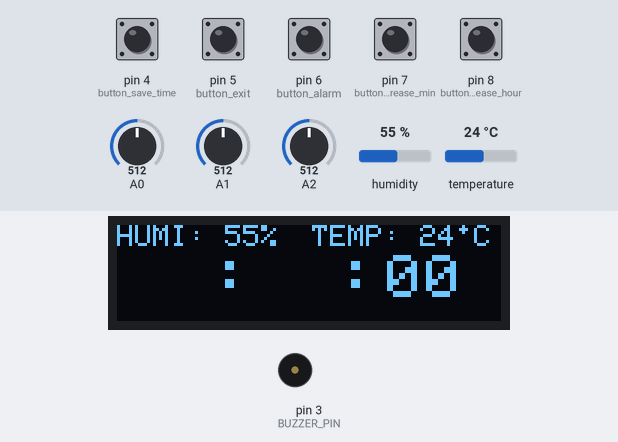
This sketch was run on a simulated Arduino Uno, built with avr-gcc and run on an emulated ATmega328P. On the bench: 128×32 one-colour display, buzzer (waves = sounding). The test bench sets the inputs (shaded band); at power-on: pin 4 (button_save_time), pin 5 (button_exit), pin 6 (button_alarm), pin 7 (button_increase_min), pin 8 (button_increase_hour) LOW, temperature 24 °C, humidity 55 %, A0 = 512, A1 = 512, A2 = 512.

Above: at 1.29 s.
1.3 s: pin 6 (button_alarm) pulled HIGH for 0.25 s
At 2.17 s:
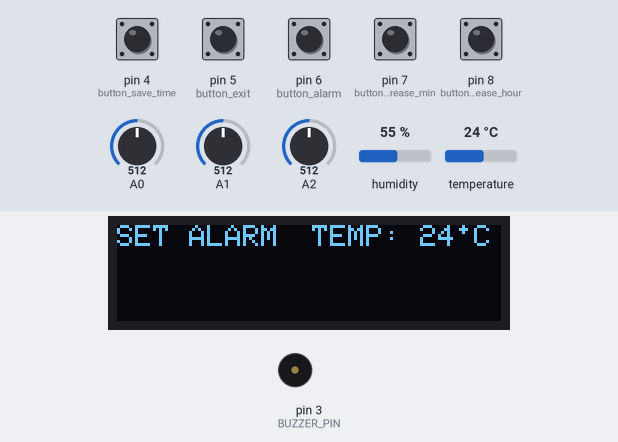
3.1 s: temperature set to 12 °C
At 4.8 s:
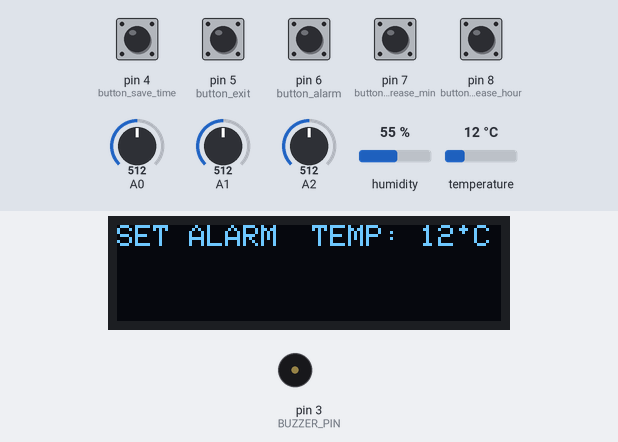
6.3 s: pin 6 (button_alarm) pulled HIGH for 1 s
At 6.88 s:
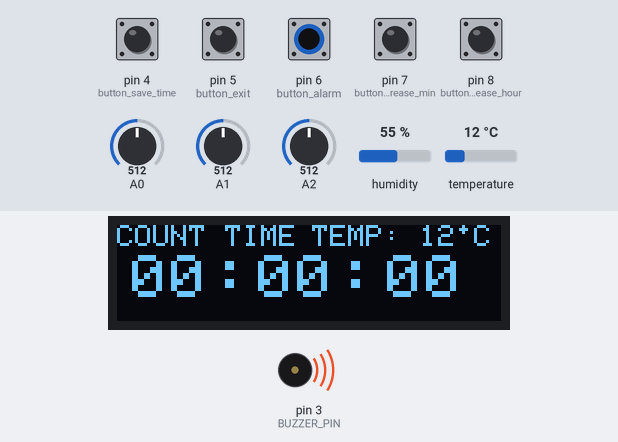
8.9 s: pin 5 (button_exit) pulled HIGH for 0.25 s
At 8.97 s:
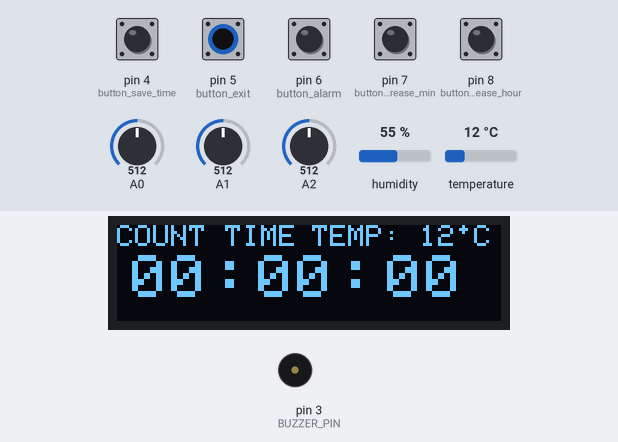
11.4 s: humidity set to 22 %
At 13.7 s:
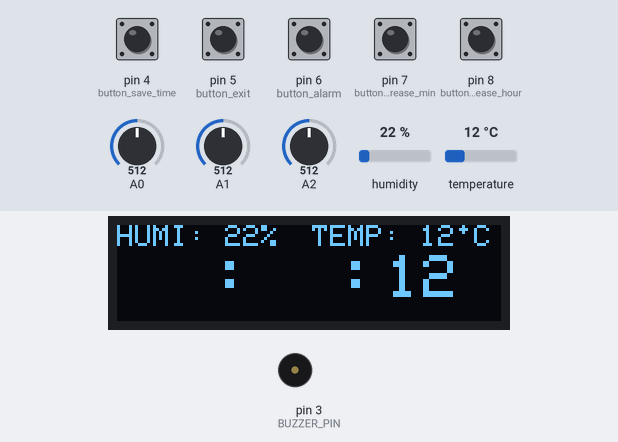
14.6 s: humidity set to 40 %
At 16.1 s:
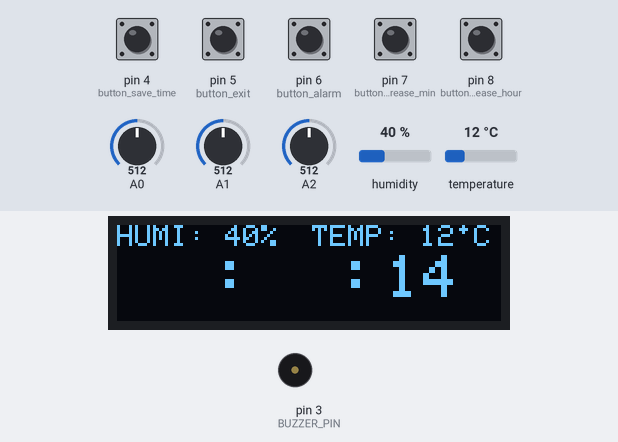
Timing chart, 0 to 17.6 s (numbered marks = the images above; inputs shaded):
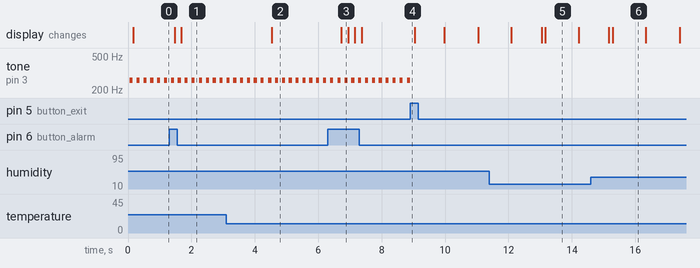

Measured:
- after the input at 1.3 s, the display: first differs from a run without the input after 0.39 s (image 1)
- after the input at 3.1 s, the display: changes after 1.4 s (image 2)
- after the input at 6.3 s, the display: changes after 0.43 s (image 3)
- after the input at 8.9 s, tone on pin 3 (BUZZER_PIN): goes on until 8.9 s, then stays silent
- by itself, tone on pin 3 (BUZZER_PIN): alternates 261 Hz for 0.10 s and silent for 0.12 s
- what the display in image 5 shows lasts 1.0 s, from 13.2 s to 14.2 s

The sketch:

LAB7_2.ino
```cpp
#include "DHT.h"
#include <SPI.h>
#include <Wire.h>
#include <Adafruit_GFX.h>
#include <Adafruit_SSD1306.h>
#include <EEPROM.h>

#define DHT_TYPE DHT11
#define SCREEN_WIDTH 128 // OLED display width, in pixels
#define SCREEN_HEIGHT 32 // OLED display height, in pixels

#define OLED_RESET     -1 // Reset pin # (or -1 if sharing Arduino reset pin)
#define SCREEN_ADDRESS 0x3C ///< See datasheet for Address; 0x3D for 128x64, 0x3C for 128x32
Adafruit_SSD1306 OLED(SCREEN_WIDTH, SCREEN_HEIGHT, &Wire, OLED_RESET);
#define BUZZER_PIN 3
#define TEXT_SIZE 2
#define DHT_PIN 9
DHT dht(DHT_PIN, DHT_TYPE);

#define HOUR_ADDRESS 0
#define MINUTE_ADDRESS 1
#define HOUR_ALARM_ADDRESS 2
#define MINUTE_ALARM_ADDRESS 3
#define PRESS 1
#define OFF 0
#define ON 1
#define ACTIVATE 1
#define NO_ACTIVATE 0
#define GO_TO_COUNT_TIME 2
#define PAUSE 0
#define PLAY 1

int button_increase_hour = 8;
int button_increase_min = 7;
int button_alarm = 6;
int button_exit = 5;
int button_save_time = 4;
int timer_start_hour = 0;
int timer_start_minute = 0;
int timer_start_second = 0;
int timer_alarm_hour = 0;
int timer_alarm_minute = 0;
int timer_count_hour = 0;
int timer_count_minute = 0;
int timer_count_second = 0;
int alarm_activate = 0;
int off_alarm = 0;
int play_count_time = 0;
int x;
int y;
int z;

long bounce_time_delay = 150;
unsigned long last_button_increase_hour = 0;
unsigned long last_button_increase_min = 0;
unsigned long last_button_alarm = 0;
unsigned long last_button_exit = 0;
unsigned long last_button_increase_hour_alarm = 0;
unsigned long last_button_increase_min_alarm = 0;
unsigned long last_button_save_time = 0;
unsigned long last_time = 0;
unsigned long last_count_time = 0;

void setup() {
  Serial.begin(9600);
  OLED.begin(SSD1306_SWITCHCAPVCC, 0x3C);
  dht.begin();
  pinMode(button_increase_hour, INPUT);
  pinMode(button_increase_min, INPUT);
  pinMode(button_alarm, INPUT);
  pinMode(button_exit, INPUT);
  pinMode(BUZZER_PIN, OUTPUT);
  timer_start_hour = EEPROM.read(HOUR_ADDRESS);
  timer_start_minute = EEPROM.read(MINUTE_ADDRESS);
  timer_alarm_hour = EEPROM.read(HOUR_ALARM_ADDRESS);
  timer_alarm_minute = EEPROM.read(MINUTE_ALARM_ADDRESS);

}

void loop() {
  Serial.begin(9600);
  x = analogRead(A0);
  y = analogRead(A1);
  z = analogRead(A2);
  OLED.clearDisplay();
  write_time();
  write_temparature();
  write_humidity();
  write_alarm();
  write_count_time();
  second_time();
  run_count_time();
  check_time();
  check_count_time();
  clock_alert();
  reset_alarm();
  button_increase_number_hour_and_reset_count_time();
  button_increase_number_min();
  button_go_to_set_mode();
  button_exit_mode_and_stop_alarm();
  button_to_save_time_and_play_or_plause();
  if ((x > 340 && x < 420) && (y > 200 && y < 360) && (z > 320 && z < 410)) {
    OLED.setRotation(2);
  } else {
    OLED.setRotation(0);
  }
  OLED.display();
  delay(100);
}

void second_time() {
  if(millis() - last_time >= 1000){
    timer_start_second++;
    last_time = millis();
  }
}

void second_count_time() {
  if(millis() - last_count_time >= 1000){
    timer_count_second++;
    last_count_time = millis();
  }
}

void write_time() {
  if(alarm_activate == NO_ACTIVATE){
    OLED.setTextColor(WHITE);
    OLED.setCursor(30, 6);
    OLED.setTextSize(3);
    OLED.println(":");
    OLED.setCursor(72, 6);
    OLED.println(":");
      if(timer_start_hour < 10) {
        OLED.setCursor(5, 10);
        OLED.setTextSize(TEXT_SIZE);
        OLED.println("0");
        OLED.setCursor(18, 10);
        OLED.println(timer_start_hour);
        }
      if(timer_start_hour >= 10 && timer_start_hour < 24){
        OLED.setCursor(5, 10);
        OLED.setTextSize(TEXT_SIZE);
        OLED.println(timer_start_hour);
        }
      if(timer_start_minute < 10) {
        OLED.setCursor(47, 10);
        OLED.setTextSize(TEXT_SIZE);
        OLED.println("0");
        OLED.setCursor(60, 10);
        OLED.println(timer_start_minute);
        }
       if(timer_start_minute >= 10 && timer_start_minute < 60) {
        OLED.setCursor(47, 10);
        OLED.setTextSize(TEXT_SIZE);
        OLED.println(timer_start_minute);
        }
       if(timer_start_second < 10) {
        OLED.setCursor(90, 10);
        OLED.setTextSize(TEXT_SIZE);
        OLED.println("0");
        OLED.setCursor(103, 10);
        OLED.println(timer_start_second);
        }
       if(timer_start_second >= 10 && timer_start_second < 60) {
        OLED.setCursor(90, 10);
        OLED.setTextSize(TEXT_SIZE);
        OLED.println(timer_start_second);
        }
       if(timer_start_hour >= 10 && timer_start_hour < 24) {
        OLED.setCursor(5, 10);
        OLED.setTextSize(TEXT_SIZE);
        OLED.println(timer_start_hour);
    }
  }
}

void write_alarm() {
  if(alarm_activate == ACTIVATE) {
    OLED.setCursor(0, 0);
    OLED.setTextSize(1);
    OLED.println("SET ALARM");
      if(timer_alarm_hour < 10) {
        OLED.setCursor(0, 10);
        OLED.setTextSize(TEXT_SIZE);
        OLED.println("0");
        OLED.setCursor(13, 10);
        OLED.println(timer_alarm_hour);
        OLED.setCursor(30, 10);
        OLED.print("hr");
      }
      if(timer_alarm_hour >= 10 && timer_alarm_hour < 24) {
        OLED.setCursor(0, 10);
        OLED.setTextSize(TEXT_SIZE);
        OLED.println(timer_alarm_hour);
        OLED.setCursor(30, 10);
        OLED.print("hr");
      }
      if(timer_alarm_minute < 10) {
        OLED.setCursor(60, 10);
        OLED.setTextSize(TEXT_SIZE);
        OLED.println("0");
        OLED.setCursor(73, 10);
        OLED.setTextSize(TEXT_SIZE);
        OLED.println(timer_alarm_minute);
        OLED.setCursor(90, 10);
        OLED.print("min");
      }
      if(timer_alarm_minute >= 10 && timer_alarm_minute < 60) {
        OLED.setCursor(60, 10);
        OLED.setTextSize(TEXT_SIZE);
        OLED.println(timer_alarm_minute);
        OLED.setCursor(90, 10);
        OLED.print("min");
    }
  }
}

void write_count_time() {
  if(alarm_activate == GO_TO_COUNT_TIME){
    OLED.setCursor(0, 0);
    OLED.setTextSize(1);
    OLED.println("COUNT TIME");
    OLED.setTextColor(WHITE);
    OLED.setCursor(30, 6);
    OLED.setTextSize(3);
    OLED.println(":");
    OLED.setCursor(72, 6);
    OLED.println(":");
      if(timer_count_hour < 10) {
        OLED.setCursor(5, 10);
        OLED.setTextSize(TEXT_SIZE);
        OLED.println("0");
        OLED.setCursor(18, 10);
        OLED.println(timer_count_hour);
        }
      if(timer_count_hour >= 10 && timer_count_hour < 24){
        OLED.setCursor(5, 10);
        OLED.setTextSize(TEXT_SIZE);
        OLED.println(timer_count_hour);
        }
      if(timer_count_minute < 10) {
        OLED.setCursor(47, 10);
        OLED.setTextSize(TEXT_SIZE);
        OLED.println("0");
        OLED.setCursor(60, 10);
        OLED.println(timer_count_minute);
        }
       if(timer_count_minute >= 10 && timer_count_minute < 60) {
        OLED.setCursor(47, 10);
        OLED.setTextSize(TEXT_SIZE);
        OLED.println(timer_count_minute);
        }
       if(timer_count_second < 10) {
        OLED.setCursor(90, 10);
        OLED.setTextSize(TEXT_SIZE);
        OLED.println("0");
        OLED.setCursor(103, 10);
        OLED.println(timer_count_second);
        }
       if(timer_count_second >= 10 && timer_count_second < 60) {
        OLED.setCursor(90, 10);
        OLED.setTextSize(TEXT_SIZE);
        OLED.println(timer_count_second);
        }
       if(timer_count_hour >= 10 && timer_count_hour < 24) {
        OLED.setCursor(5, 10);
        OLED.setTextSize(TEXT_SIZE);
        OLED.println(timer_count_hour);
    }
  }
}

void write_temparature() {
  int T = dht.readTemperature();
  if(alarm_activate == NO_ACTIVATE){
    OLED.setTextColor(WHITE);
    OLED.setCursor(65, 0);
    OLED.setTextSize(1);
    OLED.print("TEMP: ");
    OLED.print(T);
    OLED.print(" C");
    OLED.fillCircle(115, 1, 1, WHITE);
  }
  if(alarm_activate == ACTIVATE) {
    OLED.setTextColor(WHITE);
    OLED.setCursor(65, 0);
    OLED.setTextSize(1);
    OLED.print("TEMP: ");
    OLED.print(T);
    OLED.print(" C");
    OLED.fillCircle(115, 1, 1, WHITE);
  }
  if(alarm_activate == GO_TO_COUNT_TIME) {
    OLED.setTextColor(WHITE);
    OLED.setCursor(65, 0);
    OLED.setTextSize(1);
    OLED.print("TEMP: ");
    OLED.print(T);
    OLED.print(" C");
    OLED.fillCircle(115, 1, 1, WHITE);
  }
}

void write_humidity() {
  int H = dht.readHumidity();
  if(alarm_activate == NO_ACTIVATE){
    OLED.setTextColor(WHITE);
    OLED.setCursor(0, 0);
    OLED.setTextSize(1);
    OLED.print("HUMI: ");
    OLED.print(H);
    OLED.print("%");
  }
}

void check_time() {
  if(timer_start_second == 60) {
    timer_start_minute++;
    timer_start_second = 0;
  }
  if(timer_start_minute == 60) {
    timer_start_hour++;
    timer_start_minute = 0;
  }
  if(timer_alarm_minute == 60) {
    timer_alarm_hour++;
    timer_alarm_minute = 0;
  }
  if(timer_start_hour == 24) {
    timer_start_hour = 0;
  }
  if(timer_alarm_hour == 24) {
    timer_alarm_hour = 0;
  }
}

void check_count_time() {
  if(timer_count_second == 60) {
    timer_count_minute++;
    timer_count_second = 0;
  }
  if(timer_count_minute == 60) {
    timer_count_hour++;
    timer_count_minute = 0;
  }
  if(timer_count_hour == 24) {
    timer_count_hour = 0;
  }
  if(timer_count_hour == 24) {
    timer_count_hour = 0;
  }
}

void run_count_time() {
  if(play_count_time == PLAY) {
    second_count_time();
  }
}

void reset_count_time() {
  timer_count_hour = 0;
  timer_count_minute = 0;
  timer_count_second = 0;
}

void button_increase_number_hour_and_reset_count_time() {
  int state = digitalRead(button_increase_hour);

  if (state == PRESS && alarm_activate == NO_ACTIVATE) {
    if(millis() - last_button_increase_hour > bounce_time_delay){
       timer_start_hour++;
       last_button_increase_hour = millis();
    }
  }
  if (state == PRESS && alarm_activate == ACTIVATE) {
    if(millis() - last_button_increase_hour_alarm > bounce_time_delay){
       timer_alarm_hour++;
       last_button_increase_hour_alarm = millis();
    }
  }
  if (state == PRESS && alarm_activate == GO_TO_COUNT_TIME) {
    reset_count_time();
    }
}

void button_increase_number_min() {
  int state = digitalRead(button_increase_min);

  if (state == PRESS && alarm_activate == NO_ACTIVATE) {
    if(millis() - last_button_increase_min > bounce_time_delay){
       timer_start_minute++;
       last_button_increase_min = millis();
    }
  }
  if (state == PRESS && alarm_activate == ACTIVATE) {
    if(millis() - last_button_increase_min_alarm > bounce_time_delay){
       timer_alarm_minute++;
       last_button_increase_min_alarm = millis();
    }
  }
}

void button_go_to_set_mode() {
  int state = digitalRead(button_alarm);

  if (state == PRESS && alarm_activate == NO_ACTIVATE) {
    if(millis() - last_button_alarm > bounce_time_delay){
       alarm_activate = ACTIVATE;
       last_button_alarm = millis();
    }
  }
  if (state == PRESS && alarm_activate == ACTIVATE) {
    if(millis() - last_button_alarm > bounce_time_delay){
       alarm_activate = GO_TO_COUNT_TIME;
       last_button_alarm = millis();
    }
  }
  if (state == PRESS && alarm_activate == GO_TO_COUNT_TIME) {
    if(millis() - last_button_alarm > bounce_time_delay){
       alarm_activate = NO_ACTIVATE;
       last_button_alarm = millis();
    }
  }
}

void button_exit_mode_and_stop_alarm() {
  int state = digitalRead(button_exit);

  if (state == PRESS && alarm_activate == ACTIVATE) {
    if(millis() - last_button_exit > bounce_time_delay){
       alarm_activate = NO_ACTIVATE;
       last_button_exit = millis();
    }
  }
  if (state == PRESS && alarm_activate == GO_TO_COUNT_TIME) {
    if(millis() - last_button_exit > bounce_time_delay){
       alarm_activate = NO_ACTIVATE;
       last_button_exit = millis();
    }
  }

  if (state == PRESS && ((alarm_activate == ACTIVATE) || (alarm_activate == NO_ACTIVATE) || (alarm_activate == GO_TO_COUNT_TIME))) {
      off_alarm = ON;
  }
}

void button_to_save_time_and_play_or_plause() {
  int state = digitalRead(button_save_time);

  if (state == PRESS && alarm_activate == NO_ACTIVATE) {
    if(millis() - last_button_save_time > bounce_time_delay){
      save_time();
      last_button_save_time = millis();
    }
  }

  if (state == PRESS && alarm_activate == ACTIVATE) {
    if(millis() - last_button_save_time > bounce_time_delay){
      save_alarm_time();
      last_button_save_time = millis();
    }
  }

  if (state == PRESS && alarm_activate == GO_TO_COUNT_TIME && play_count_time == PAUSE) {
    if(millis() - last_button_save_time > bounce_time_delay){
      play_count_time = PLAY;
      second_count_time();
      last_button_save_time = millis();
    }
  }
  if (state == PRESS && alarm_activate == GO_TO_COUNT_TIME && play_count_time == PLAY) {
    if(millis() - last_button_save_time > bounce_time_delay){
      play_count_time = PAUSE;
      second_count_time();
      last_button_save_time = millis();
    }
  }
}

void speaker () {
  tone(BUZZER_PIN, 261);
  delay(100);
  noTone(BUZZER_PIN);
}

void clock_alert() {
  if(timer_start_hour == timer_alarm_hour && timer_start_minute == timer_alarm_minute ){
    if(off_alarm == OFF){
      speaker();
    }
  }
}

void reset_alarm() {
  if (timer_start_hour != timer_alarm_hour || timer_start_minute != timer_alarm_minute) {
    off_alarm = OFF;
  }
}

void save_time(){
  EEPROM.put(HOUR_ADDRESS, timer_start_hour);
  EEPROM.put(MINUTE_ADDRESS, timer_start_minute);
}

void save_alarm_time () {
  EEPROM.put(HOUR_ALARM_ADDRESS, timer_alarm_hour);
  EEPROM.put(MINUTE_ALARM_ADDRESS, timer_alarm_minute);
}
```
